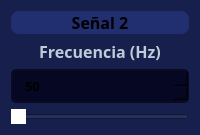
                          <widget class="QFrame" name="frame_8">
                           <property name="sizePolicy">
                            <sizepolicy hsizetype="Preferred" vsizetype="Fixed">
                             <horstretch>0</horstretch>
                             <verstretch>0</verstretch>
                            </sizepolicy>
                           </property>
                           <property name="minimumSize">
                            <size>
                             <width>0</width>
                             <height>110</height>
                            </size>
                           </property>
                           <property name="maximumSize">
                            <size>
                             <width>16777215</width>
                             <height>150</height>
                            </size>
                           </property>
                           <property name="styleSheet">
                            <string notr="true">background-color: rgb(23, 32, 77);
border-radius: 5px;</string>
                           </property>
                           <property name="frameShape">
                            <enum>QFrame::StyledPanel</enum>
                           </property>
                           <property name="frameShadow">
                            <enum>QFrame::Raised</enum>
                           </property>
                           <layout class="QVBoxLayout" name="verticalLayout_19">
                            <item>
                             <widget class="QLabel" name="label_top_info_9">
                              <property name="minimumSize">
                               <size>
                                <width>0</width>
                                <height>20</height>
                               </size>
                              </property>
                              <property name="maximumSize">
                               <size>
                                <width>16777215</width>
                                <height>25</height>
                               </size>
                              </property>
                              <property name="font">
                               <font>
                                <family>Satoshi Black</family>
                                <pointsize>12</pointsize>
                                <weight>75</weight>
                                <bold>true</bold>
                               </font>
                              </property>
                              <property name="styleSheet">
                               <string notr="true">QLabel{
	background-color: rgb(33, 46, 112);
	border: 0px solid ;
	border-radius: 8px;
}</string>
                              </property>
                              <property name="text">
                               <string>Señal 2</string>
                              </property>
                              <property name="alignment">
                               <set>Qt::AlignCenter</set>
                              </property>
                             </widget>
                            </item>
                            <item>
                             <widget class="QLabel" name="label_top_info_10">
                              <property name="minimumSize">
                               <size>
                                <width>0</width>
                                <height>20</height>
                               </size>
                              </property>
                              <property name="maximumSize">
                               <size>
                                <width>16777215</width>
                                <height>30</height>
                               </size>
                              </property>
                              <property name="font">
                               <font>
                                <family>Satoshi</family>
                                <pointsize>12</pointsize>
                                <weight>75</weight>
                                <bold>true</bold>
                               </font>
                              </property>
                              <property name="styleSheet">
                               <string notr="true">color: rgb(191, 203, 217)</string>
                              </property>
                              <property name="text">
                               <string>Frecuencia (Hz)</string>
                              </property>
                              <property name="alignment">
                               <set>Qt::AlignCenter</set>
                              </property>
                             </widget>
                            </item>
                            <item>
                             <widget class="QSpinBox" name="carrierFreq2InputFSK">
                              <property name="minimumSize">
                               <size>
                                <width>0</width>
                                <height>25</height>
                               </size>
                              </property>
                              <property name="font">
                               <font>
                                <family>Satoshi</family>
                                <pointsize>10</pointsize>
                                <weight>75</weight>
                                <bold>true</bold>
                               </font>
                              </property>
                              <property name="toolTip">
                               <string/>
                              </property>
                              <property name="styleSheet">
                               <string notr="true">QSpinBox{
	background-color: rgb(5, 7, 35);
	border-radius: 5px;
	border: 2px solid rgb(10, 11, 35);
	padding: 5px;
	padding-left: 10px;
}
QSpinBox:hover{
	border: 2px solid rgb(0, 0, 127)
}
QSpinBox QAbstractItemView {
	color: rgb(85, 170, 255);	
	background-color: rgb(27, 29, 35);
	padding: 10px;
	selection-background-color: rgb(27, 29, 35);
}
/*
rgb(27, 29, 35);
rgb(13, 9, 59)
*/

QSpinBox::up-button{
	width: 25px; 
	border-left-width: 3px;
	border-left-color: rgba(39, 44, 54, 150);
	border-left-style: solid;
	border-top-right-radius: 3px;
	border-bottom-right-radius: 3px;	
	background-image: url(:/16x16/icons/16x16/cil-arrow-top.png);
	background-position: center;
	background-repeat: no-reperat;
}

QSpinBox::up-button:hover{
	background-color: rgb(80, 80, 80)
}

QSpinBox::down-button:hover{
	background-color: rgb(80, 80, 80)
}

QSpinBox::down-button{
	width: 25px; 
	border-left-width: 3px;
	border-left-color: rgba(39, 44, 54, 150);
	border-left-style: solid;
	border-top-right-radius: 3px;
	border-bottom-right-radius: 3px;	
	background-image: url(:/16x16/icons/16x16/cil-arrow-bottom.png);
	background-position: center;
	background-repeat: no-reperat;
}</string>
                              </property>
                              <property name="minimum">
                               <number>1</number>
                              </property>
                              <property name="maximum">
                               <number>200</number>
                              </property>
                              <property name="value">
                               <number>50</number>
                              </property>
                             </widget>
                            </item>
                            <item>
                             <widget class="QSlider" name="sliderFSK2">
                              <property name="styleSheet">
                               <string notr="true">QSlider::handle:horizontal{
	background: rgb(255, 255, 255);
}</string>
                              </property>
                              <property name="minimum">
                               <number>1</number>
                              </property>
                              <property name="maximum">
                               <number>200</number>
                              </property>
                              <property name="tracking">
                               <bool>false</bool>
                              </property>
                              <property name="orientation">
                               <enum>Qt::Horizontal</enum>
                              </property>
                              <property name="tickPosition">
                               <enum>QSlider::NoTicks</enum>
                              </property>
                             </widget>
                            </item>
                           </layout>
                          </widget>
